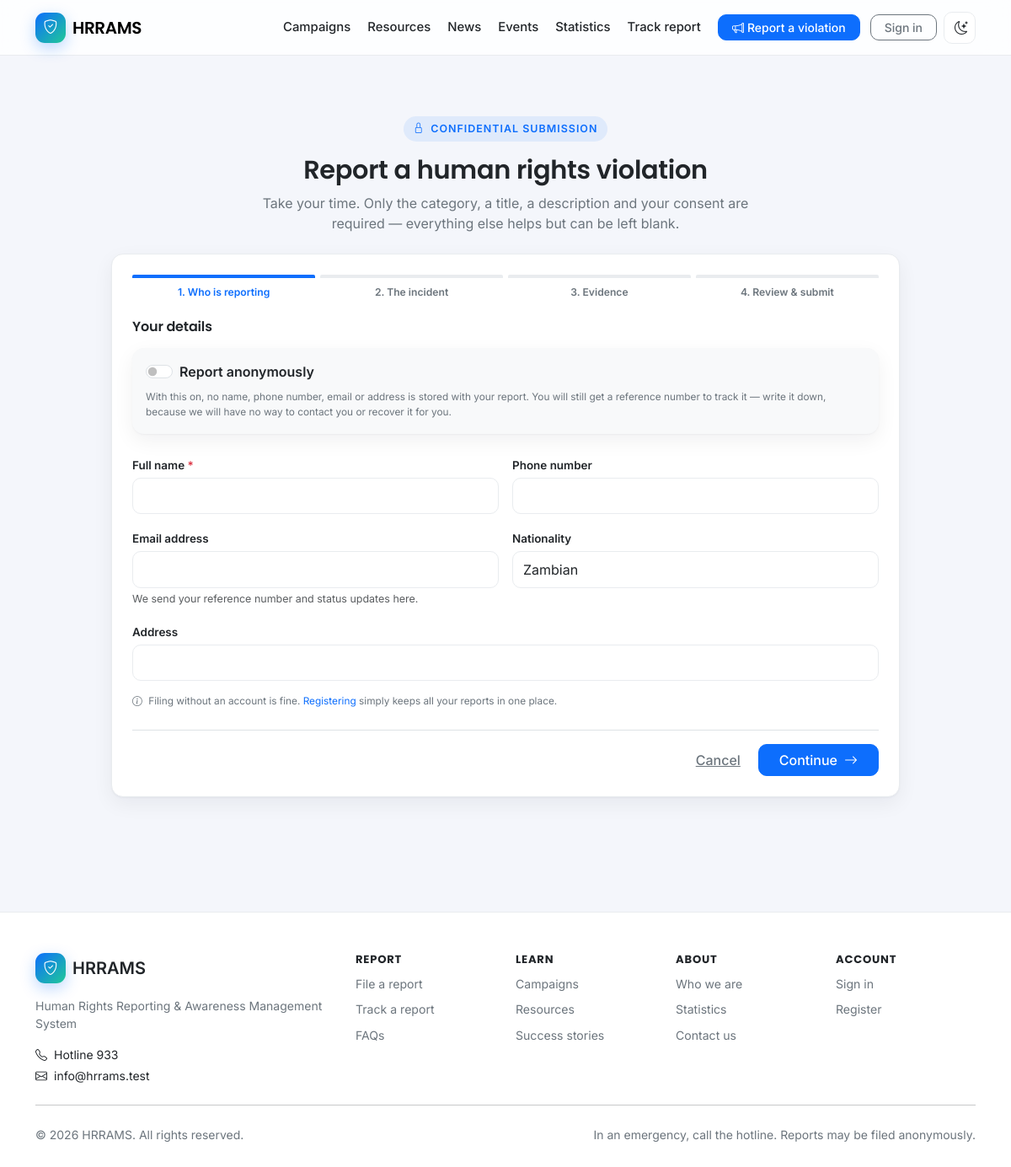
/report?category=1, run on the app's committed database.
### tables this page shows
CREATE TABLE settings (
  id            INT UNSIGNED AUTO_INCREMENT PRIMARY KEY,
  skey          VARCHAR(100) NOT NULL,
  svalue        TEXT         NULL,
  stype         ENUM('string','int','bool','json') NOT NULL DEFAULT 'string',
  group_name    VARCHAR(60)  NOT NULL DEFAULT 'general',
  created_at    DATETIME     NOT NULL DEFAULT CURRENT_TIMESTAMP,
  updated_at    DATETIME     NULL ON UPDATE CURRENT_TIMESTAMP,
  updated_by    INT UNSIGNED NULL,
  deleted_at    DATETIME     NULL,
  UNIQUE KEY uq_settings_key (skey)
);

### app/Views/report/create.php (the view, shortened to what the rows shown need)
<section class="section">
  <div class="container" style="max-width:60rem">
    <div class="text-center mb-4">
      <span class="eyebrow"><i class="bi bi-lock"></i>Confidential submission</span>
      <h1 class="section-title fw-semibold mt-3 mb-2">Report a human rights violation</h1>
      <p class="text-muted mx-auto" style="max-width:40rem">
        Take your time. Only the category, a title, a description and your consent are required —
        everything else helps but can be left blank.
      </p>
    </div>
    <div class="card p-3 p-lg-4" data-wizard>
      <ol class="wizard-steps">
        <li class="current">1. Who is reporting</li>
        <li>2. The incident</li>
        <li>3. Evidence</li>
        <li>4. Review &amp; submit</li>
      </ol>
      <form method="post" action="<?= e(url('report')) ?>" enctype="multipart/form-data" novalidate>
        <div class="wizard-pane active">
          <h2 class="h6 fw-semibold mb-3">Your details</h2>
          <div class="card bg-body-tertiary border-0 p-3 mb-4">
            <div class="form-check form-switch">
              <input class="form-check-input" type="checkbox" role="switch" id="is_anonymous"
                     name="is_anonymous" value="1" <?= !empty($old['is_anonymous']) ? 'checked' : '' ?>>
              <label class="form-check-label fw-semibold" for="is_anonymous">
                Report anonymously
              </label>
            </div>
            <p class="text-muted fs-tiny mb-0 mt-2">
              With this on, no name, phone number, email or address is stored with your report.
              You will still get a reference number to track it — write it down, because we will
              have no way to contact you or recover it for you.
            </p>
          </div>
          <div id="identityBlock">
            <div class="row g-3">
              <div class="col-md-6">
                <label class="form-label required" for="reporter_name">Full name</label>
                <input type="text" id="reporter_name" name="reporter_name" required maxlength="160"
                       data-summary="Reported by"
                       class="form-control<?= invalid($errors, 'reporter_name') ?>"
                       value="<?= old($old, 'reporter_name', $user ? trim($user['first_name'] . ' ' . $user['last_name']) : '') ?>">
              </div>
              <div class="col-md-6">
                <label class="form-label" for="reporter_phone">Phone number</label>
                <input type="tel" id="reporter_phone" name="reporter_phone" maxlength="30"
                       class="form-control<?= invalid($errors, 'reporter_phone') ?>"
                       value="<?= old($old, 'reporter_phone', $user['phone'] ?? '') ?>">
              </div>
              <div class="col-md-6">
                <label class="form-label" for="reporter_email">Email address</label>
                <input type="email" id="reporter_email" name="reporter_email" maxlength="190"
                       class="form-control<?= invalid($errors, 'reporter_email') ?>"
                       value="<?= old($old, 'reporter_email', $user['email'] ?? '') ?>">
                <div class="form-text">We send your reference number and status updates here.</div>
              </div>
              <div class="col-md-6">
                <label class="form-label" for="reporter_nationality">Nationality</label>
                <input type="text" id="reporter_nationality" name="reporter_nationality" maxlength="80"
                       class="form-control" value="<?= old($old, 'reporter_nationality', $user['nationality'] ?? 'Zambian') ?>">
              </div>
              <div class="col-12">
                <label class="form-label" for="reporter_address">Address</label>
                <input type="text" id="reporter_address" name="reporter_address" maxlength="255"
                       class="form-control" value="<?= old($old, 'reporter_address', $user['address'] ?? '') ?>">
              </div>
            </div>
          </div>
          <?php if ($user === null): ?>
            <p class="text-muted fs-tiny mt-3 mb-0">
              <i class="bi bi-info-circle me-1"></i>
              Filing without an account is fine. <a href="<?= e(url('register')) ?>">Registering</a>
              simply keeps all your reports in one place.
            </p>
          <?php endif; ?>
        </div>
        <div class="d-flex flex-wrap justify-content-between gap-2 mt-4 pt-3 border-top">
          <div class="ms-auto d-flex gap-2">
            <a href="<?= e(url('/')) ?>" class="btn btn-link text-muted">Cancel</a>
            <button type="button" class="btn btn-primary px-4" data-wizard-next>
              Continue<i class="bi bi-arrow-right ms-2"></i>
            </button>
          </div>
        </div>
      </form>
    </div>
  </div>
</section>

### app/Core/Router.php (shortened to what the rows shown need)
<?php
final class Router
{
    private array $routes = ['GET' => [], 'POST' => [], 'PUT' => [], 'PATCH' => [], 'DELETE' => []];
    private function add(string $method, string $pattern, array $handler, array $middleware): void
    {
        $this->routes[$method][] = [
            'pattern'    => '/' . trim($pattern, '/'),
            'handler'    => $handler,
            'middleware' => $middleware,
        ];
    }
    public function dispatch(): void
    {
        $method = Request::method();
        $path   = Request::path();
        foreach ($this->routes[$method] ?? [] as $route) {
            $params = $this->match($route['pattern'], $path);
            if ($params === null) {
                continue;
            }
            [$class, $action] = $route['handler'];
            (new $fqcn())->{$action}(...array_values($params));
            return;
        }
    }
    private function match(string $pattern, string $path): ?array
    {
        if ($pattern === $path) {
            return [];
        }
        $pSeg = explode('/', trim($pattern, '/'));
        $uSeg = explode('/', trim($path, '/'));
        if (count($pSeg) !== count($uSeg)) {
            return null;
        }
        $params = [];
        foreach ($pSeg as $i => $segment) {
            if ($segment !== $uSeg[$i]) {
                return null;
            }
        }
        return $params;
    }
}

### app/Views/layouts/public.php (shortened to what the rows shown need)
<?php
$siteName = (string)Setting::get('site_name', 'HRRAMS');
?>
<!doctype html>
<html lang="en" data-bs-theme="light">
<head>
<link href="https://cdn.jsdelivr.net/npm/bootstrap@5.3.3/dist/css/bootstrap.min.css" rel="stylesheet">
<link href="https://cdn.jsdelivr.net/npm/bootstrap-icons@1.11.3/font/bootstrap-icons.min.css" rel="stylesheet">
<link href="<?= e(asset('css/app.css')) ?>" rel="stylesheet">
</head>
<body class="site-public">
<nav class="navbar navbar-expand-lg site-nav sticky-top">
  <div class="container">
    <a class="navbar-brand d-flex align-items-center gap-2" href="<?= e(url('/')) ?>">
      <span class="brand-mark"><i class="bi bi-shield-check"></i></span>
      <span class="brand-text"><?= e($siteName) ?></span>
    </a>
    <div class="collapse navbar-collapse" id="nav">
      <ul class="navbar-nav ms-auto align-items-lg-center gap-lg-1">
        <li class="nav-item"><a class="nav-link<?= activeIf('campaigns') ?>" href="<?= e(url('campaigns')) ?>">Campaigns</a></li>
        <li class="nav-item"><a class="nav-link<?= activeIf('resources') ?>" href="<?= e(url('resources')) ?>">Resources</a></li>
        <li class="nav-item"><a class="nav-link<?= activeIf('news') ?>" href="<?= e(url('news')) ?>">News</a></li>
        <li class="nav-item"><a class="nav-link<?= activeIf('events') ?>" href="<?= e(url('events')) ?>">Events</a></li>
        <li class="nav-item"><a class="nav-link<?= activeIf('statistics') ?>" href="<?= e(url('statistics')) ?>">Statistics</a></li>
        <li class="nav-item"><a class="nav-link<?= activeIf('track') ?>" href="<?= e(url('track')) ?>">Track report</a></li>
        <li class="nav-item ms-lg-2">
          <a class="btn btn-primary btn-sm px-3" href="<?= e(url('report')) ?>">
            <i class="bi bi-megaphone me-1"></i>Report a violation
          </a>
        </li>
        <?php if (Auth::check()): ?>
          <li class="nav-item ms-lg-2">
            <a class="btn btn-outline-secondary btn-sm px-3" href="<?= e(url(Auth::homeRoute())) ?>">
              <i class="bi bi-speedometer2 me-1"></i>My area
            </a>
          </li>
        <?php else: ?>
          <li class="nav-item ms-lg-2">
            <a class="btn btn-outline-secondary btn-sm px-3" href="<?= e(url('login')) ?>">Sign in</a>
          </li>
        <?php endif; ?>
        <li class="nav-item ms-lg-1">
          <button class="btn btn-icon" type="button" id="themeToggle" aria-label="Toggle dark mode">
            <i class="bi bi-moon-stars"></i>
          </button>
        </li>
      </ul>
    </div>
  </div>
</nav>
<main id="main">
  <?= $content ?>
</main>
<footer class="site-footer">
  <div class="container">
    <div class="row g-4">
      <div class="col-lg-4">
        <div class="d-flex align-items-center gap-2 mb-3">
          <span class="brand-mark"><i class="bi bi-shield-check"></i></span>
          <span class="fw-semibold fs-5"><?= e($siteName) ?></span>
        </div>
        <p class="text-muted small mb-3"><?= e(Setting::get('site_tagline', '')) ?></p>
        <p class="small mb-1"><i class="bi bi-telephone me-2"></i>Hotline <?= e(Setting::get('hotline', '933')) ?></p>
        <p class="small mb-0"><i class="bi bi-envelope me-2"></i><?= e(Setting::get('contact_email', '')) ?></p>
      </div>
      <div class="col-6 col-lg-2">
        <h6 class="footer-title">Report</h6>
        <ul class="footer-links">
          <li><a href="<?= e(url('report')) ?>">File a report</a></li>
          <li><a href="<?= e(url('track')) ?>">Track a report</a></li>
          <li><a href="<?= e(url('faqs')) ?>">FAQs</a></li>
        </ul>
      </div>
      <div class="col-6 col-lg-2">
        <h6 class="footer-title">Learn</h6>
        <ul class="footer-links">
          <li><a href="<?= e(url('campaigns')) ?>">Campaigns</a></li>
          <li><a href="<?= e(url('resources')) ?>">Resources</a></li>
          <li><a href="<?= e(url('stories')) ?>">Success stories</a></li>
        </ul>
      </div>
      <div class="col-6 col-lg-2">
        <h6 class="footer-title">About</h6>
        <ul class="footer-links">
          <li><a href="<?= e(url('about')) ?>">Who we are</a></li>
          <li><a href="<?= e(url('statistics')) ?>">Statistics</a></li>
          <li><a href="<?= e(url('contact')) ?>">Contact us</a></li>
        </ul>
      </div>
      <div class="col-6 col-lg-2">
        <h6 class="footer-title">Account</h6>
        <ul class="footer-links">
          <li><a href="<?= e(url('login')) ?>">Sign in</a></li>
          <li><a href="<?= e(url('register')) ?>">Register</a></li>
        </ul>
      </div>
    </div>
    <hr class="my-4">
    <div class="d-flex flex-wrap justify-content-between gap-2 small text-muted">
      <span>&copy; <?= date('Y') ?> <?= e($siteName) ?>. All rights reserved.</span>
      <span>In an emergency, call the hotline. Reports may be filed anonymously.</span>
    </div>
  </div>
</footer>
</body>
</html>

### data on the page
settings: svalue "Human Rights Reporting & Awareness Management System"
settings: svalue "933"
settings: svalue "info@hrrams.test"

### other printed values
$siteName "HRRAMS"
